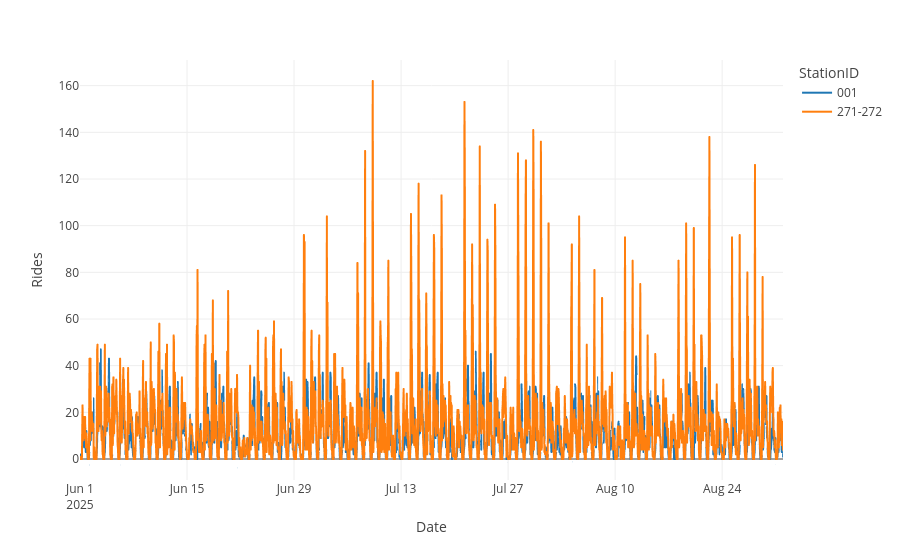

The code cell stored with this chart in its notebook:
### Code cell
plot_rides(agg_rides_all_slots, locations=['271-272', '001'])

### Figure 1 — Plotly figure (JSON) as saved in the notebook; plotly's stock layout.template omitted (floating-point values rounded to 4 significant figures; data arrays with more than 128 entries replaced by an {"elided": "..."} marker saying what was removed)
{"data": [{"hovertemplate": "StationID=001<br>Date=%{x}<br>Rides=%{y}<extra></extra>", "legendgroup": "001", "line": {"color": "#1F77B4", "dash": "solid"}, "marker": {"symbol": "circle"}, "mode": "lines", "name": "001", "showlegend": true, "type": "scattergl", "x": {"elided": "2208 str values"}, "xaxis": "x", "y": {"elided": "2208 int values"}, "yaxis": "y"}, {"hovertemplate": "StationID=271-272<br>Date=%{x}<br>Rides=%{y}<extra></extra>", "legendgroup": "271-272", "line": {"color": "#FF7F0E", "dash": "solid"}, "marker": {"symbol": "circle"}, "mode": "lines", "name": "271-272", "showlegend": true, "type": "scattergl", "x": {"elided": "2208 str values"}, "xaxis": "x", "y": {"elided": "2208 int values"}, "yaxis": "y"}], "layout": {"legend": {"title": {"text": "StationID"}, "tracegroupgap": 0}, "margin": {"t": 60}, "xaxis": {"anchor": "y", "domain": [0, 1], "title": {"text": "Date"}}, "yaxis": {"anchor": "x", "domain": [0, 1], "title": {"text": "Rides"}}}}
